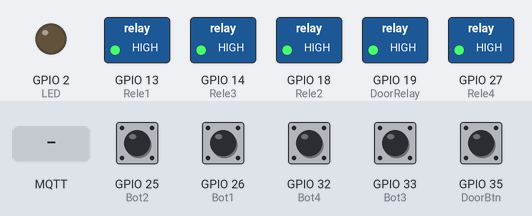
The program below on a simulated ESP32. On the bench: switched loads named in the program (green lamp = pin HIGH), output pins drawn as LEDs (lit = HIGH). The test bench sets the inputs (shaded band); at power-on: GPIO 25 (Bot2), GPIO 26 (Bot1), GPIO 32 (Bot4), GPIO 33 (Bot3), GPIO 35 (DoorBtn) HIGH. WiFi joins after 1.5 s; servers stay silent unless stated; random numbers use the default seed unless the program sets one; no MQTT or app messages arrive unless stated; what the program prints to the serial monitor is not drawn.

Above: at 2.9 s.
3.0 s: MQTT message "/lamps/0" arrives on the first subscribed topic
At 5.8 s:
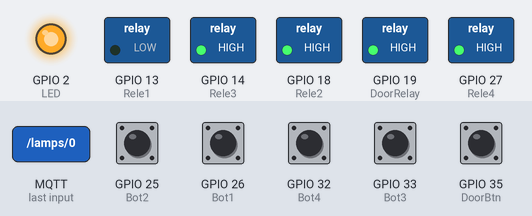
6.0 s: MQTT message "/lamps/0" arrives on the second subscribed topic
At 7.2 s:
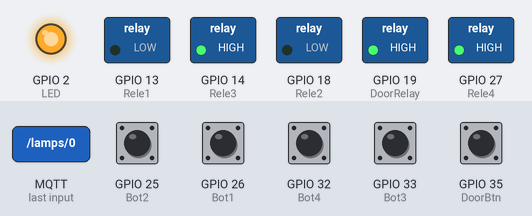
7.5 s: MQTT message "/lamps/0" arrives on the third subscribed topic
At 8.3 s:
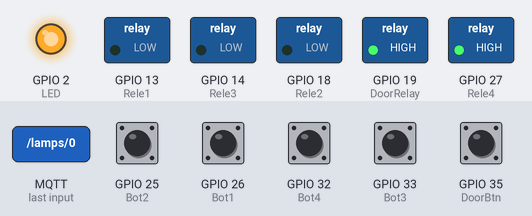
Timing chart, 0 to 10.5 s (numbered marks = the images above; inputs shaded):
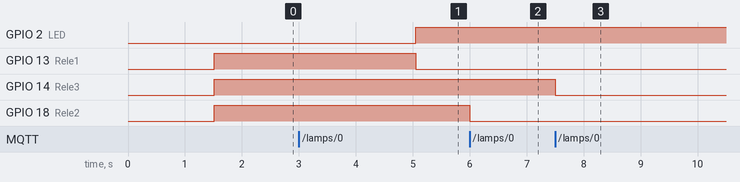

Measured:
- after the input at 3.0 s, GPIO 13 (Rele1): HIGH → LOW after 2.1 s
- after the input at 6.0 s, GPIO 18 (Rele2): HIGH → LOW at once
- after the input at 7.5 s, GPIO 14 (Rele3): HIGH → LOW at once

The program:

main.cpp
```cpp
/*
 * CAVALO VENDADO'S MQTT IOT LAMP CONTROLLER
 * PART OF OUR AUTOMATION PROJECT.
 *
 * THIS SOFTWARE IS BASED OFF OF ESP8266 MQTT EXAMPLE
 * DEVELOPED BY THE CAVALO VENDADO ROBOTICS TEAM
 * COLÉGIO MARISTA MEDIANEIRA ERECHIM-RS FIRST NUMBER: 16786
 */

#include <Arduino.h>
#include <WiFi.h>
#include <PubSubClient.h>
//teste
const int DoorBtn = 35;
const int LED = 2;
const int Bot1 = 26;
const int Bot2 = 25;
const int Bot3 = 33;
const int Bot4 = 32;

const int DoorRelay = 19;
const int Rele1 = 13;
const int Rele2 = 18;
const int Rele3 = 14;
const int Rele4 = 27;

const char *ssid = "roboticawifi2.4g";
const char *password = "roboticamedia123";
const char *mqtt_server = "192.168.1.12";

bool lampstates[4] = {0, 0, 0, 0};
byte outmsg[1] = {0};

unsigned long lastInterrupt = 0;
unsigned long interruptTime = 0;
unsigned long lastReconnect = 0;

WiFiClient espClient;
PubSubClient client(espClient);
unsigned long lastMsg = 0;
#define MSG_BUFFER_SIZE (50)
char msg[MSG_BUFFER_SIZE];
int value = 0;
bool LastAnyBtn = false;


void setup_wifi()
{

  delay(10);
  // We start by connecting to a WiFi network
  Serial.println();
  Serial.print("Connecting to ");
  Serial.println(ssid);

  WiFi.mode(WIFI_STA);
  WiFi.begin(ssid, password);

  unsigned long ConnectStart = millis();
  while (WiFi.status() != WL_CONNECTED)
  {
    delay(100);
    Serial.print(".");
    if(millis() > ConnectStart+15000){
      break;
    }
  }

  randomSeed(micros());

  Serial.println("");
  Serial.println("WiFi connected");
  Serial.println("IP address: ");
  Serial.println(WiFi.localIP());
}
void callback(char* topic, byte* payload, unsigned int length) {
  Serial.print("Message arrived [");
  Serial.print(topic);
  Serial.println("] ");
  if(strcmp(topic, "/lamps/0") == 0){
    lampstates[0] = payload[0];
    digitalWrite(Rele1, !lampstates[0]);
  }
  if(strcmp(topic, "/lamps/1") == 0){
    lampstates[1] = payload[0];
    digitalWrite(Rele2, !lampstates[1]);
  }
  if(strcmp(topic, "/lamps/2") == 0){
    lampstates[2] = payload[0];
    digitalWrite(Rele3, !lampstates[2]);
  }
  if(strcmp(topic, "/lamps/3") == 0){
    lampstates[3] = payload[0];
    digitalWrite(Rele4, !lampstates[3]);
  }
  if(strcmp(topic, "/door/open") == 0){
    digitalWrite(DoorRelay, LOW);
    delay(2000);
    digitalWrite(DoorRelay, HIGH);
  }
}

void tryReconnect() {
  // Loop until we're reconnected
  if(!client.connected()){
    Serial.print ("DISCONNECTED !!!--!!! attempt WIFI: ");
    if(WiFi.status() != WL_CONNECTED){
      WiFi.reconnect();
      Serial.println("no wifi");
    }else{
      Serial.print("wi-fi OK IP:");
      Serial.println(WiFi.localIP());
    }

    Serial.print("Attempting MQTT connection...");
    client.flush();
    // Create a random client ID
    String clientId = "ESP-door-";
    clientId += String(random(0xffff), HEX);
    // Attempt to connect
    if (client.connect(clientId.c_str())) {
      //always subscribe to topics after connecting to mqtt server.
      Serial.println("connected");
      client.subscribe("/lamps/0");
      client.subscribe("/lamps/1");
      client.subscribe("/lamps/2");
      client.subscribe("/lamps/3");
      client.subscribe("/door/open");

    } else {
      //print error code
      Serial.print("failed, rc=");
      Serial.print(client.state());
      Serial.println(" try again in 5 seconds");
    }
  }
}


void setup() {
  pinMode(LED, OUTPUT);     // Initialize the BUILTIN_LED pin as an output
  Serial.begin(115200);
  setup_wifi();
  client.setServer(mqtt_server, 1883);
  client.setCallback(callback);
  //set all I/O modes
  pinMode(Bot1, INPUT_PULLUP);
  pinMode(Bot2, INPUT_PULLUP);
  pinMode(Bot3, INPUT_PULLUP);
  pinMode(Bot4, INPUT_PULLUP);
  pinMode(DoorBtn, INPUT_PULLUP);
  pinMode(DoorRelay, OUTPUT);
  pinMode(Rele1, OUTPUT);
  pinMode(Rele2, OUTPUT);
  pinMode(Rele3, OUTPUT);
  pinMode(Rele4, OUTPUT);
  //turn off all lights.
  digitalWrite(Rele1, HIGH);
  digitalWrite(Rele2, HIGH);
  digitalWrite(Rele3, HIGH);
  digitalWrite(Rele4, HIGH);

  digitalWrite(DoorRelay, HIGH);

  Serial.begin(115200);
  delay(200);
}

void loop() {
  bool conneceted = client.connected();
  digitalWrite(LED, conneceted); //use builtin LED as an indicator. Turns on when connected.
  if (!conneceted and lastReconnect + 5000 <= millis()) {
    tryReconnect();
    lastReconnect = millis();
  }
  client.loop();
  bool btn1 = !digitalRead(Bot1);
  bool btn2 = !digitalRead(Bot2);
  bool btn3 = !digitalRead(Bot3);
  bool btn4 = !digitalRead(Bot4);
  bool btnDoor = !digitalRead(DoorBtn);

  bool anyBtn = (btn1 or btn2 or btn3 or btn4 or btnDoor);
  //Serial.println(anyBtn);
  if(anyBtn != LastAnyBtn and anyBtn){ //if any button is pressed
    interruptTime = millis();
  }
  if (millis() - interruptTime  > 20 and interruptTime - lastInterrupt > 500){ //if not pressed within 100ms
    if(conneceted){
      //turn respective lamp on/off with MQTT
      if(btn1){
        outmsg[0]={!lampstates[0]};
        client.publish("/lamps/0", outmsg,1,true);
      }
      if(btn2){
        outmsg[0]={!lampstates[1]};
        client.publish("/lamps/1", outmsg,1,true);
      }
      if(btn3){
        outmsg[0]={!lampstates[2]};
        client.publish("/lamps/2", outmsg,1,true);
      }
      if(btn4){
        outmsg[0]={!lampstates[3]};
        client.publish("/lamps/3", outmsg,1,true);
      }
      if(btnDoor){
        client.publish("/door/open", "0");
      }
    }else{
      //do not use mqtt for actuating
      if(btn1){
        lampstates[0]=!lampstates[0];
        digitalWrite(Rele1, !lampstates[0]);
      }
      if(btn2){
        lampstates[1]=!lampstates[1];
        digitalWrite(Rele2, !lampstates[1]);
      }
      if(btn3){
        lampstates[2]=!lampstates[2];
        digitalWrite(Rele3, !lampstates[2]);
      }
      if(btn4){
        lampstates[3]=!lampstates[3];
        digitalWrite(Rele4, !lampstates[3]);
      }
      if(btnDoor){
        digitalWrite(DoorRelay, LOW);
        delay(2000);
        digitalWrite(DoorRelay, HIGH);
      }
    }
    lastInterrupt = interruptTime;
  }
  LastAnyBtn = anyBtn;
}
```
